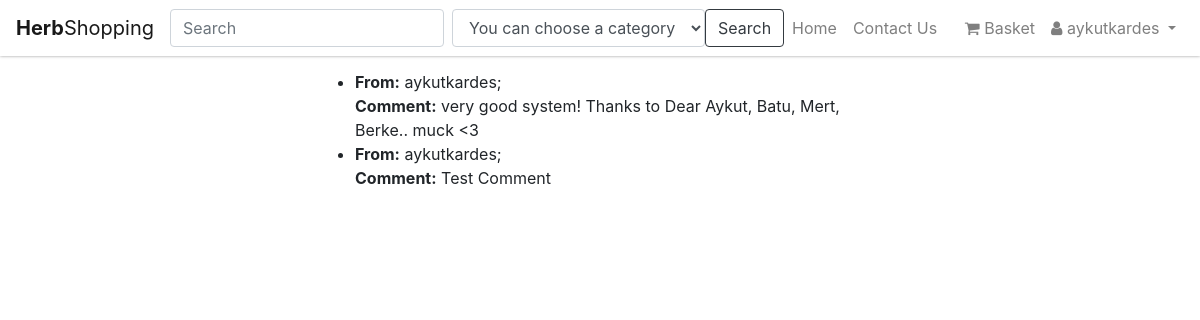
Screenshot of /feedbacks/ (signed in) with the database file from the repository.
### apps/profiles/models.py (models this page shows, shortened)
class User(AbstractUser):
    user_type           = models.CharField(max_length=2, choices=USER_TYPE_CHOICES, default=CUSTOMER)
    adress              = models.CharField(max_length=220, null=True, blank=True)
    postcode            = models.PositiveSmallIntegerField(null=True, blank=True)
    country             = CountryField()

### apps/shop/models.py (models this page shows)
class Comment(models.Model):
    owner           = models.ForeignKey(settings.AUTH_USER_MODEL, on_delete=models.CASCADE)
    comment         = models.TextField(max_length=500)

### apps/shop/views.py (the view)
# urls.py: url(r'^feedbacks/$', FeedBacksListView.as_view(), name='feedbacks'),
class FeedBacksListView(LoginRequiredMixin, ListView):
    template_name = 'shop/feedbacks.html'
    queryset = Comment.objects.all()
    context_object_name = 'feedbacks'

### apps/shop/templates/shop/feedbacks.html
{% extends "base.html" %}
{% block content %}
  <div class="col-6 mx-auto">
    <ul>
      {% for feedback in feedbacks %}
        <li><b>From:</b> {{feedback.owner.username}};<br>
          <b>Comment:</b> {{feedback.comment}}</li>
      {% endfor %}
    </ul>
  </div>
{% endblock content %}

### apps/templates/include/nav.html (shortened to what this page needs)
{% load static %}
<nav class="navbar fixed-top navbar-expand-md navbar-light bg-light">
  <a class="navbar-brand" href="{% url 'shop:home' %}"><b>Herb</b>Shopping</a>
  <div class="collapse navbar-collapse" id="navbarSupportedContent">
    <form method="get" action="{% url 'shop:search' %}" class="form-inline">
      <input class="form-control mr-sm-2" type="search" name="search" placeholder="Search" aria-label="Search" value="{{request.GET.search}}">
      <div class="form-group">
        <select name="category" class="form-control" id="sel1">
          <option value="0">You can choose a category</option>
        </select>
      </div>
    <button class="btn btn-outline-dark my-2 my-sm-0" type="submit">Search</button>
    </form>
    <ul class="navbar-nav">
      <li class="nav-item"><a class="nav-link" href="/">Home</a></li>
      <li class="nav-item"><a class="nav-link" href="{% url 'shop:contact_us' %}">Contact Us</a></li>
    </ul>
    {% if user.is_authenticated %}
    <ul class="navbar-nav ml-auto">
      {% if user.user_type == '4' %}
      <li class="nav-item">
        <a class="nav-link" href="{% url 'shop:cart' %}">
          <i class="fa fa-shopping-cart" aria-hidden="true"></i> Basket
        </a>
      </li>
      {% endif %}
      <li class="nav-item dropdown">
        <a class="nav-link dropdown-toggle" href="#" id="navbarDropdownMenuLink" data-toggle="dropdown" aria-haspopup="true" aria-expanded="false">
          <i class="fa fa-user"></i> {{ request.user }} </a>
      </li>
    </ul>
  </div>
  {% else %}
  <ul class="navbar-nav ml-auto">
    <li class="nav-item"><a class="nav-link" href="{% url 'users:login' %}">Sign In</a></li>
    <li class="nav-item"><a class="nav-link" href="{% url 'users:register' %}">Sign Up</a></li>
  </ul>
  {% endif %}
</nav>

### ms/static/se301/css/style.css (style rules this page uses)
html { overflow-y: scroll; }
body { margin-top: 70px; }
.navbar { -webkit-box-shadow: 0 0px 3px 0px #999; -moz-box-shadow: 0 0px 3px 0px #999; box-shadow: 0 0px 3px 0px #999; background-color: #FFF !important; }
html { font-size: 1rem; }

### rows the page displays
User: user "aykutkardes"
Comment: owner.username "aykutkardes", comment "very good system! Thanks to Dear Aykut, Batu, Mert, Berke.. muck <3"
Comment: owner.username "aykutkardes", comment "Test Comment"
